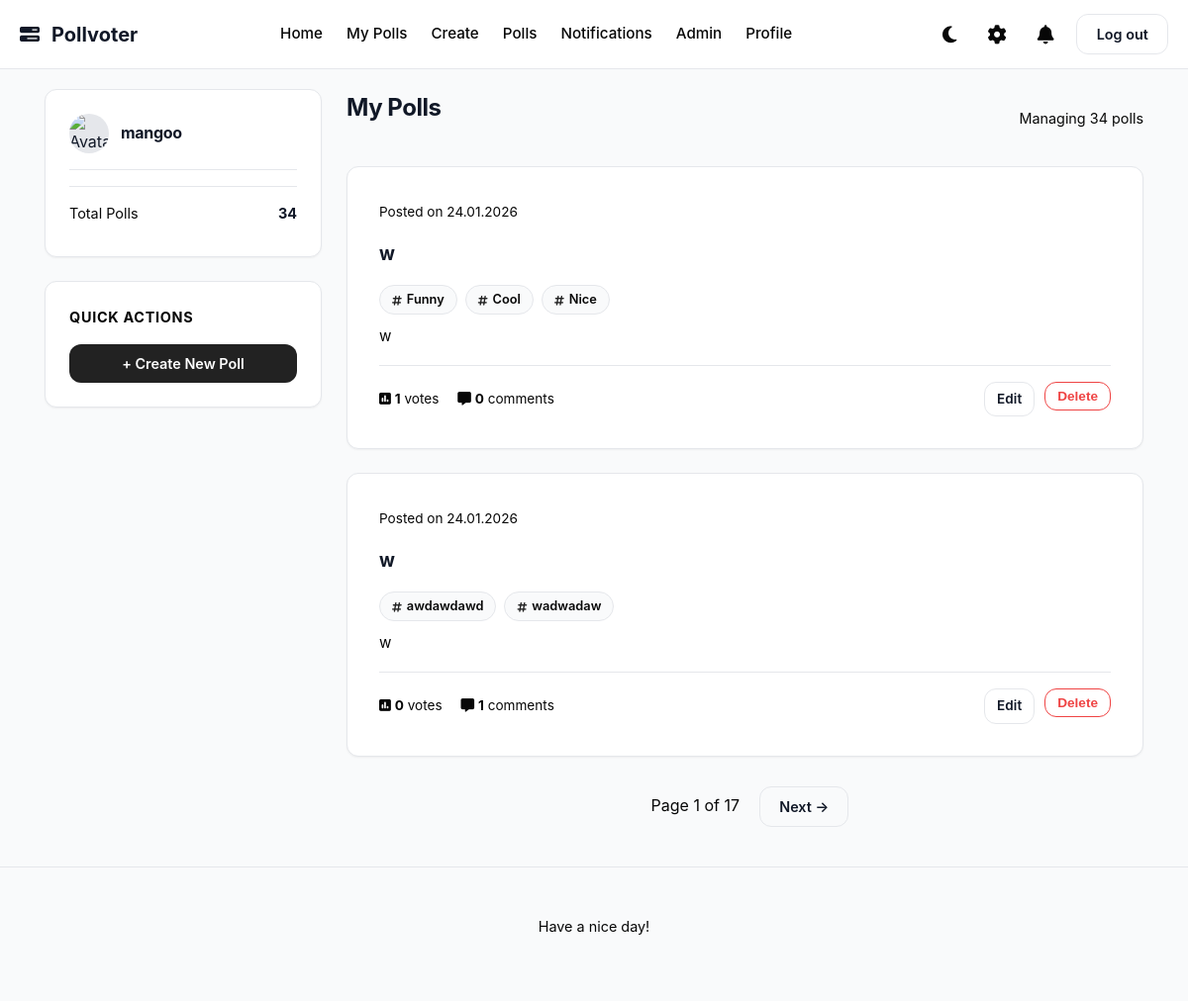
The page /my_polls (signed in) on the database its author committed.
### app/models.py (models this page shows, shortened)
class User(UserMixin, db.Model):
    __tablename__ = "user"
    id = Column(Integer, primary_key=True)
    username = Column(String(20), unique=True, nullable = False)
    created_at = Column(DateTime, default=datetime.now)
    full_name = Column(String(20))
    bio = Column(String(100))
    pfp = Column(Text)
    password_hash = Column(Text)
    is_admin = Column(Boolean, default = False)
    polls = relationship("Poll", back_populates="author")
    votes = relationship("Vote", back_populates="user")
    comments = relationship("Comment", back_populates="author")
    blocked = relationship(
        "User", secondary=blocklist,
        primaryjoin=(blocklist.c.blocker_id == id),
        secondaryjoin=(blocklist.c.blocked_id == id),
        backref=db.backref("blocked_by", lazy="dynamic"),
        lazy="dynamic"
    )
    followed = relationship(
        "User", secondary=followers,
        primaryjoin=(followers.c.follower_id == id),
        secondaryjoin=(followers.c.followed_id == id),
        backref=db.backref("followers", lazy="dynamic"),
        lazy="dynamic"
    )

class Poll(db.Model):
    __tablename__ = "poll"
    id = Column(Integer, primary_key=True)
    title = Column(Text, nullable=False)
    description = Column(String(120))
    created_at = Column(DateTime, default=datetime.now)
    user_id = Column(Integer, ForeignKey("user.id"), nullable=False)
    end_date = Column(DateTime, nullable=True)
    author = relationship("User", back_populates="polls")
    comments = relationship("Comment", back_populates="poll", cascade="all, delete-orphan")
    options = relationship("PollOption", back_populates="poll", cascade="all, delete-orphan")
    votes = relationship("Vote", back_populates="poll", cascade="all, delete-orphan")
    tags = relationship("Tag", secondary=poll_tags, backref=db.backref("polls", lazy = "dynamic"))
    def getvotecount(self):
        return len(self.votes)

class Tag(db.Model):
    __tablename__ = "tag"
    id = Column(Integer, primary_key=True)
    name = Column(Text, unique=True)

### app/routes.py (the view)
@polls.route("/my_polls")
@login_required
def my_polls():
    page = request.args.get("page", 1, type=int)
    user_polls = Poll.query.filter_by(user_id = current_user.id).order_by(Poll.created_at.desc()).paginate(page=page, per_page=2)
    return render_template("my_polls.html", polls = user_polls)

### app/__init__.py (called while the page is built)
def create_app():
    app = Flask(__name__)
    app.config['SECRET_KEY'] = 'your_secret_key'
    app.config['SQLALCHEMY_DATABASE_URI'] = 'sqlite:///pollvoter.db'
    app.config['SQLALCHEMY_TRACK_MODIFICATIONS'] = False
    app.config["UPLOAD_FOLDER"] = "static/uploads"
    app.config["PFP_FOLDER"] =  "app/static/uploads/pfp"
    db.init_app(app)
    login_manager.init_app(app)
    migrate.init_app(app, db)
    app.register_blueprint(auth)
    app.register_blueprint(main)
    app.register_blueprint(polls)
    app.register_blueprint(admin)
    @login_manager.user_loader
    def load_user(userid):
        return User.query.get(int(userid))
    return app

### app/routes.py (called while the page is built)
@main.app_context_processor
def dropdown_notifications():
    if current_user.is_authenticated:
        unread_count = Notification.query.filter_by(recipient_id = current_user.id, is_read = False).count()
        latest_notifs = Notification.query.filter_by(recipient_id = current_user.id).order_by(Notification.created_at.desc()).limit(5).all()
        return dict(unread_count = unread_count, latest_notifs = latest_notifs)
    return dict(unread_count = 0, latest_notifs = [])

### app/templates/my_polls.html (shortened to what this page needs)
{% extends "base.html" %}
{% block content %}
<div class="dashboard-layout">
    <aside class="sidebar">
        <div class="sidebar-widget">
            <div class="user-row">
                <img src="{{ current_user.avatar_url or url_for('static', filename='default_avatar.png') }}" class="avatar-sm" alt="Avatar">
                <div class="user-info">
                    <h3 style="margin:0; font-size:1rem;">{{ current_user.username }}</h3>
                </div>
            </div>
            <hr style="border: 0; border-top: 1px solid var(--border-subtle); margin: 15px 0;">
            <div style="font-size: 0.9rem; color: var(--text-muted);">
                <div style="display:flex; justify-content:space-between; margin-bottom: 8px;">
                    <span>Total Polls</span>
                    <b style="color: var(--text-main);">{{ polls.total }}</b>
                </div>
            </div>
        </div>
        <div class="sidebar-widget">
            <h3 class="widget-title">Quick Actions</h3>
            <a href="{{ url_for('polls.create_poll') }}" class="btn btn-primary" style="display:block; text-align:center; width:100%;">
                + Create New Poll
            </a>
        </div>
    </aside>
    <main class="feed">
        <div style="display:flex; justify-content:space-between; align-items:center; margin-bottom: 20px;">
            <h2>My Polls</h2>
            <span style="color: var(--text-muted); font-size: 0.9rem;">Managing {{ polls.total }} polls</span>
        </div>
        {% if polls.items %}
            {% for poll in polls.items %}
            <div class="poll-card">
                <div class="poll-header" style="justify-content: space-between;">
                    <span style="font-size: 0.85rem; color: var(--text-muted);">
                        Posted on {{ poll.created_at.strftime('%d.%m.%Y') }}
                    </span>
                    </div>
                <div style="margin: 15px 0;">
                    <h3 class="poll-question">
                        <a href="{{ url_for('polls.poll_detail', poll_id=poll.id) }}">{{ poll.title }}</a>
                    </h3>
                                        {% if poll.tags %}
                    <div class="poll-tags-container" style="margin-top: 15px; margin-bottom: 10px;">
                        {% for tag in poll.tags %}
                            <a href="{{ url_for('main.home', tag=tag.name) }}" class="tag-pill">
                                <i class="fa-solid fa-hashtag"></i> {{ tag.name }}
                            </a>
                        {% endfor %}
                    </div>
                        {% endif %}
                    {% if poll.description %}
                        <p style="font-size: 0.95rem; color: var(--text-muted); margin-bottom: 15px;">
                            {{ poll.description }}
                        </p>
                    {% endif %}
                </div>
                <div class="poll-meta-footer">
                    <div class="stats">
                        <span style="margin-right: 15px;">
                            <i class="fa-solid fa-square-poll-vertical"></i> <strong>{{ poll.getvotecount() }}</strong> votes
                        </span>
                        <span>
                            <i class="fa-solid fa-message"></i> <strong>{{ poll.comments|length }}</strong> comments
                        </span>
                    </div>
                    <div class="actions" style="display:flex; gap: 10px;">
                        <a href="{{ url_for('polls.edit_poll', poll_id=poll.id) }}" class="btn btn-outline" style="padding: 6px 12px; font-size: 0.85rem;">
                            Edit
                        </a>
                        <form action="{{url_for('polls.delete_poll', poll_id = poll.id)}}" method="POST" style="display:inline;">
                            <button type="submit" class="btn btn-outline"
                                    style="padding: 6px 12px; font-size: 0.85rem; color: #EF4444; border-color: #EF4444;"
                                    onclick="return confirm('Are you sure you want to delete this poll?')">
                                Delete
                            </button>
                        </form>
                    </div>
                </div>
            </div>
            {% endfor %}
            <div class="pagination" style="display: flex; justify-content: center; gap: 10px; margin-top: 30px;">
                <span style="display: flex; align-items: center; padding: 0 10px; color: var(--text-muted);">
                    Page {{ polls.page }} of {{ polls.pages }}
                </span>
                {% if polls.has_next %}
                    <a href="{{ url_for('polls.my_polls', page=polls.next_num) }}" class="btn btn-outline">Next →</a>
                {% endif %}
            </div>
        {% else %}
            <div class="card" style="text-align: center; padding: 40px;">
                <h3 style="color: var(--text-muted);">It's quiet here...</h3>
                <p>You haven't posted any polls yet.</p>
                <a href="{{ url_for('polls.create_poll') }}" class="btn btn-primary" style="margin-top: 10px;">Create your first poll</a>
            </div>
        {% endif %}
    </main>
</div>
{% endblock %}

### app/static/styles.css (style rules this page uses)
:root { --bg-body: #F9FAFB; --bg-card: #FFFFFF; --bg-nav: rgba(255, 255, 255, 0.9); --text-main: #111827; --text-muted: #070707; --primary: #222222; --primary-hover: #2b2b2b; --border-subtle: #E5E7EB; --shadow-sm: 0 1px 2px 0 rgba(0, 0, 0, 0.05); --shadow-md: 0 4px 6px -1px rgba(0, 0, 0, 0.1), 0 2px 4px -1px rgba(0, 0, 0, 0.06); --shadow-lg: 0 10px 15px -3px rgba(0, 0, 0, 0.1); --radius-md: 12px; --radius-full: 9999px; }
* { box-sizing: border-box; margin: 0; padding: 0; }
body { background-color: var(--bg-body); color: var(--text-main); font-family: 'Inter', system-ui, -apple-system, sans-serif; line-height: 1.6; transition: background-color 0.3s ease, color 0.3s ease; -webkit-font-smoothing: antialiased; }
a { text-decoration: none; color: inherit; transition: color 0.2s; }
.btn { display: inline-block; padding: 0.5rem 1.2rem; border-radius: var(--radius-md); font-weight: 600; font-size: 0.9rem; cursor: pointer; border: none; transition: transform 0.1s ease, box-shadow 0.2s ease; }
.btn-primary { background-color: var(--primary); color: white; }
.btn-outline { background: transparent; border: 1px solid var(--border-subtle); color: var(--text-main); }
.poll-card, .card, .profile-container, .auth-box { background-color: var(--bg-card); border-radius: var(--radius-md); padding: 2rem; margin-bottom: 1.5rem; border: 1px solid var(--border-subtle); box-shadow: var(--shadow-sm); transition: transform 0.2s ease, box-shadow 0.2s ease; }
h1, h2, h3 { color: var(--text-main); margin-bottom: 1rem; font-weight: 700; letter-spacing: -0.02em; }
p { color: var(--text-muted); margin-bottom: 1rem; }
.dashboard-layout { display: flex; flex-direction: column; gap: 24px; }
@media (min-width: 992px) { .dashboard-layout { display: grid; grid-template-columns: 320px 1fr; gap: 30px; align-items: start; } }
.sidebar-widget { background-color: var(--bg-card); border-radius: var(--radius-md); padding: 1.5rem; border: 1px solid var(--border-subtle); margin-bottom: 1.5rem; box-shadow: var(--shadow-sm); }
.widget-title { font-size: 0.9rem; font-weight: 700; color: var(--text-muted); margin-bottom: 1rem; text-transform: uppercase; letter-spacing: 0.05em; }
.user-row { display: flex; align-items: center; gap: 12px; margin-bottom: 1rem; padding-bottom: 1rem; border-bottom: 1px solid var(--border-subtle); }
.avatar-sm { width: 40px; height: 40px; border-radius: 50%; object-fit: cover; background-color: var(--border-subtle); }
.poll-meta-footer { display: flex; justify-content: space-between; align-items: center; margin-top: 1rem; padding-top: 1rem; border-top: 1px solid var(--border-subtle); font-size: 0.85rem; color: var(--text-muted); }
@media (min-width: 992px) { .dashboard-layout { display: grid; grid-template-columns: 280px 1fr; gap: 25px; align-items: start; } }
.dashboard-layout h2 { margin-top: 0; margin-bottom: 20px; font-size: 1.5rem; }
.poll-tags-container { display: flex; flex-wrap: wrap; gap: 8px; }
.tag-pill { display: inline-flex; align-items: center; gap: 5px; padding: 4px 12px; background-color: var(--bg-body); border: 1px solid var(--border-subtle); border-radius: var(--radius-full); font-size: 0.8rem; font-weight: 600; color: var(--text-muted); transition: all 0.2s ease; }
.tag-pill i { font-size: 0.7rem; color: var(--primary); }

### rows shown on the page
User: username "mangoo"
Poll: created_at "24.01.2026", title "w", description "w", getvotecount "1", comments|length "0"
Tag: name "Funny"
Tag: name "Cool"
Tag: name "Nice"
Poll: created_at "24.01.2026", title "w", description "w", getvotecount "0", comments|length "1"
Tag: name "awdawdawd"
Tag: name "wadwadaw"

### other values the page prints
{{ polls.total }} "34"
{{ polls.page }} "1"
{{ polls.pages }} "17"
